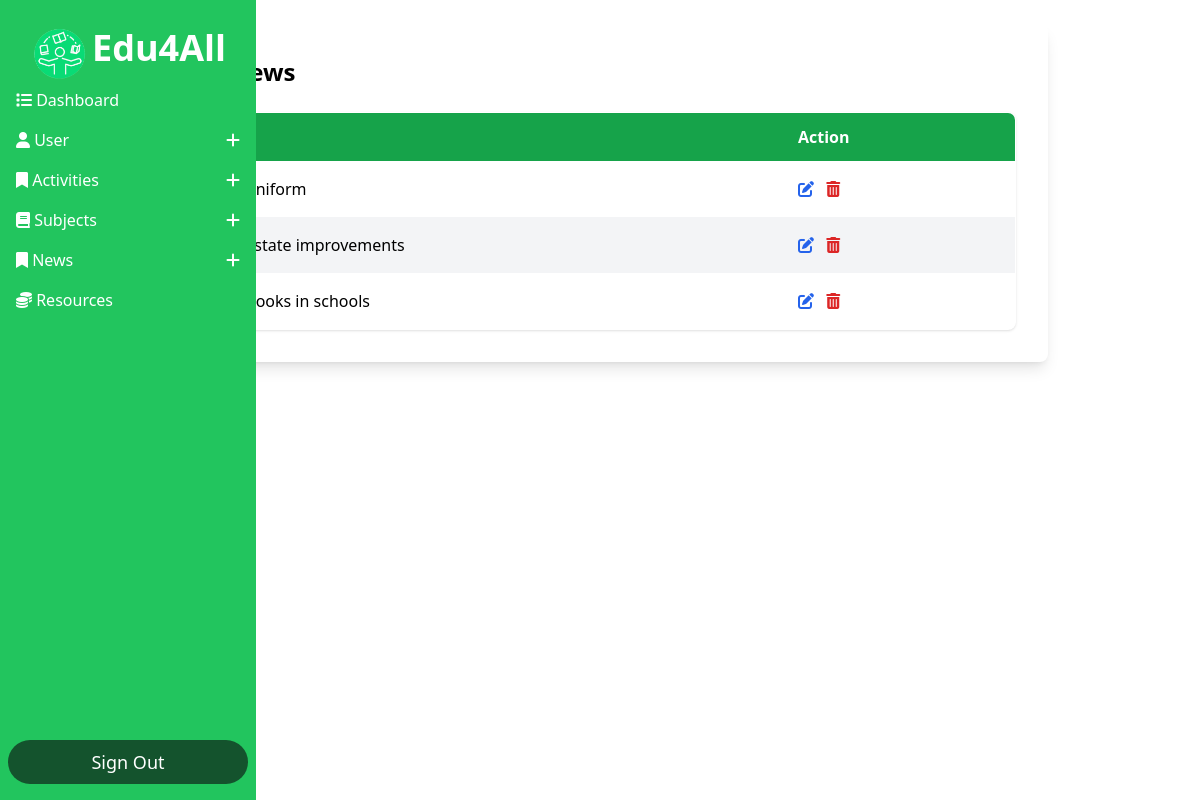
/Dashboard_Admin/dashboard.php?action=listar_noticia (signed in), run on an earlier commit of the app's database.
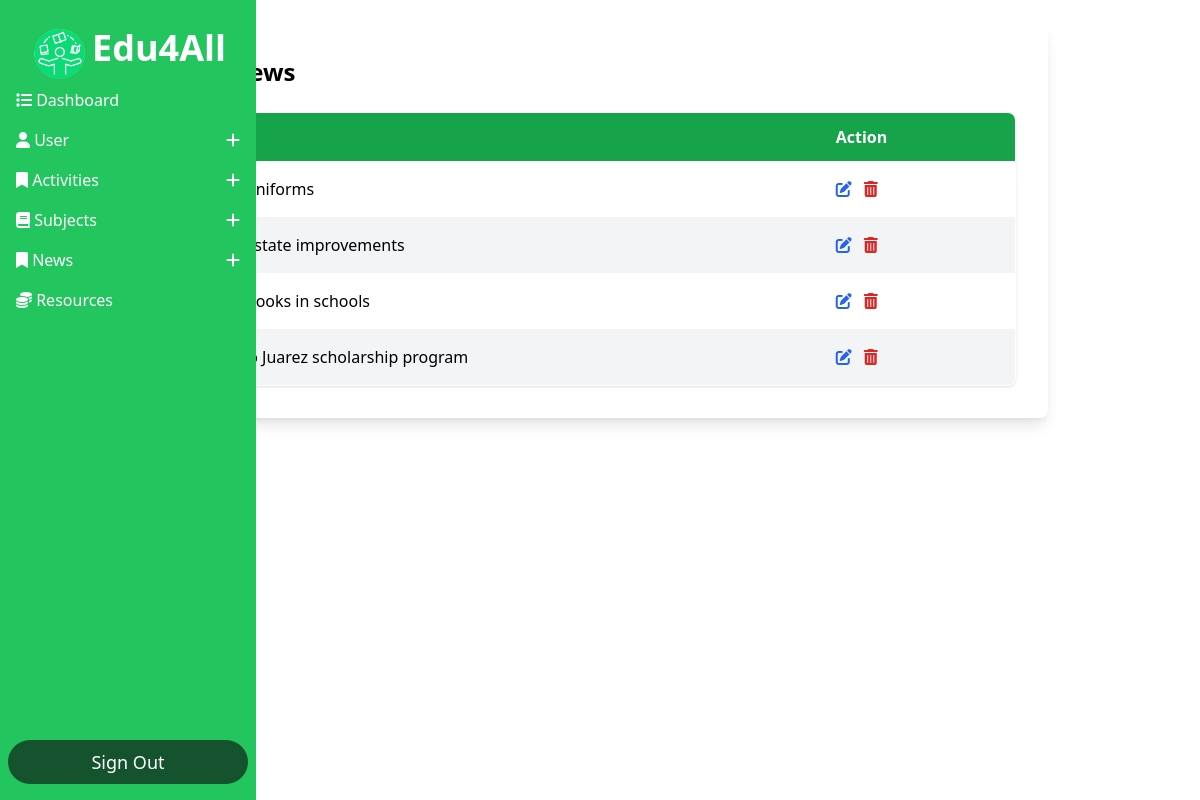
And on a later commit of the database.
### tables this page shows
CREATE TABLE `reporte_gastos` (
  `id` int(2) NOT NULL,
  `titulo` varchar(45) NOT NULL,
  `fecha_publi` date NOT NULL,
  `reporte` longtext NOT NULL,
  `image` varchar(100) NOT NULL
);

### Conexion/conexion.php (called while the page is built, shortened)
<?php
	class Conexion
	{
		private $host='localhost';
		private $usuario='root';
		private $password = '';
		private $base='escuela';
		public $sentencia;
		private $conexion;
		private function abrir_conexion(){
			$this->conexion = new mysqli($this->host,$this->usuario,$this->password,$this->base);
		}
		public function obtener_sentencia(){
			$result = $this->conexion->query($this->sentencia);
			return $result;
		}
	}
?>

### Conexion/contacto.php (called while the page is built, shortened)
<?php
    include ("conexion.php");
    class Contacto extends Conexion {
        public function consultarnoticia() {
            $this->sentencia = "SELECT * FROM reporte_gastos;";
            return $this->obtener_sentencia();
        }
    }
?>

### Dashboard_Admin/listar_noticia.php (the view, shortened to what this page needs)
<?php
require_once("../Conexion/contacto.php");
$obj = new Contacto();
$resultado = $obj->consultarnoticia();
?>
<div class="max-w-4xl mx-auto bg-white p-8 rounded-lg shadow-lg">
    <h1 class="text-2xl font-bold mb-6">List news</h1>
    <table class="min-w-full table-auto border-collapse border border-gray-300 rounded-lg overflow-hidden shadow">
        <thead>
            <tr class="bg-green-600 text-white">
                <th class="px-6 py-3 text-left">Title</th>
                <th class="px-6 py-3 text-left">Action</th>
            </tr>
        </thead>
        <tbody>
            <?php while ($registro = $resultado->fetch_assoc()): ?>
                <tr class="even:bg-gray-100 hover:bg-gray-200">
                    <td class="px-6 py-4"><?php echo htmlspecialchars($registro["titulo"]); ?></td>
                    <td class="px-6 py-4">
                        <form action="" method="POST" style="display:inline;">
                            <button type="submit" name="modificarBtn" class="relative group text-blue-600 hover:text-blue-800 mr-2">
                                <i class="fas fa-edit"></i>
                            </button>
                        </form>
                        <a href="#" onclick="mostrarModal(<?php echo $registro['id']; ?>)" class="relative group text-red-600 hover:text-red-800">
                            <i class="fas fa-trash-alt"></i>
                        </a>
                    </td>
                </tr>
            <?php endwhile; ?>
        </tbody>
    </table>
</div>

What changed in the data, as far as the page shows it:
changed reporte_gastos: titulo "Free uniform" → "Free uniforms"
added reporte_gastos: titulo "Benito Juarez scholarship program"
